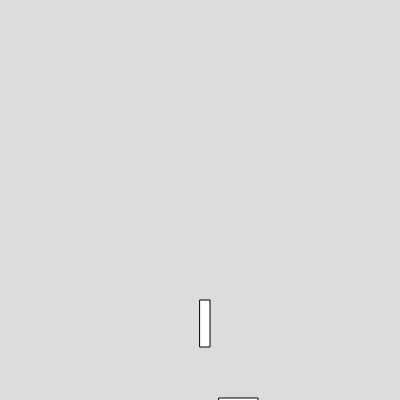
Frame 1 (no input)
Frame 60 (no input): blank canvas, image omitted
Frame 120 (the mouse pressed at the canvas centre since frame 60): blank canvas, image omitted

The p5.js sketch that drew this single still picture (run headless with seeded random() and noise() and a simulated clock; from frame 60 on, the mouse is pressed at the canvas centre):

// p5.js sketch
// ── sketch.js
var b1,b2
function setup() 
{
  createCanvas(400, 400);
b1=new Box(200,300,10,47)
b2=new Box(219,398,39,67)


}

function draw() 
{
  background(220);
b1.show()
  b2.show()
b1.speed(12)
b2.speed(5)
}


// ── box.js
class Box
  {
    constructor(x,y,w,h)
    {
    this.x=x 
    this.y=y 
    this.w=w 
    this.h=h
    }
    show(){
rect (this.x,this.y,this.w,this.h)


    }
speed(z){

  this.x=this.x+z
}


  }

  
